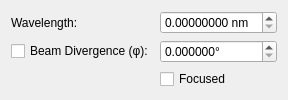
            <widget class="QWidget" name="pagePrimaryBeam">
             <layout class="QGridLayout" name="gridLayout_5">
              <item row="0" column="0">
               <widget class="QLabel" name="label_2">
                <property name="text">
                 <string>Wavelength:</string>
                </property>
               </widget>
              </item>
              <item row="0" column="1">
               <widget class="QDoubleSpinBox" name="doubleSpinBoxWavelength">
                <property name="toolTip">
                 <string>&lt;html&gt;&lt;head/&gt;&lt;body&gt;&lt;p&gt;&lt;span style=&quot; font-weight:700;&quot;&gt;Wavelength&lt;/span&gt;&lt;/p&gt;&lt;p&gt;The wavelength in nm.&lt;/p&gt;&lt;/body&gt;&lt;/html&gt;</string>
                </property>
                <property name="suffix">
                 <string> nm</string>
                </property>
                <property name="decimals">
                 <number>8</number>
                </property>
                <property name="maximum">
                 <double>10.000000000000000</double>
                </property>
                <property name="singleStep">
                 <double>0.001000000000000</double>
                </property>
               </widget>
              </item>
              <item row="1" column="0">
               <widget class="QCheckBox" name="checkBoxPhi">
                <property name="toolTip">
                 <string>Check to fit to support peaks</string>
                </property>
                <property name="text">
                 <string>Beam Divergence (φ):</string>
                </property>
               </widget>
              </item>
              <item row="1" column="1">
               <widget class="QDoubleSpinBox" name="doubleSpinBoxPhi">
                <property name="toolTip">
                 <string>&lt;html&gt;&lt;head/&gt;&lt;body&gt;&lt;p&gt;&lt;span style=&quot; font-weight:700;&quot;&gt;Beam divergence (&amp;phi;)&lt;/span&gt;&lt;/p&gt;&lt;p&gt;Divergence angle of the primary beam in degrees.&lt;/p&gt;&lt;/body&gt;&lt;/html&gt;</string>
                </property>
                <property name="suffix">
                 <string>°</string>
                </property>
                <property name="decimals">
                 <number>6</number>
                </property>
                <property name="minimum">
                 <double>0.000000000000000</double>
                </property>
                <property name="maximum">
                 <double>10.000000000000000</double>
                </property>
                <property name="singleStep">
                 <double>0.010000000000000</double>
                </property>
               </widget>
              </item>
              <item row="2" column="1">
               <widget class="QCheckBox" name="checkBoxPhiFocused">
                <property name="toolTip">
                 <string>&lt;html&gt;&lt;head/&gt;&lt;body&gt;&lt;p&gt;&lt;span style=&quot; font-weight:700;&quot;&gt;Focused beam&lt;/span&gt;&lt;/p&gt;&lt;p&gt;Primary beam is focused on the detector surface.&lt;/p&gt;&lt;/body&gt;&lt;/html&gt;</string>
                </property>
                <property name="text">
                 <string>Focused</string>
                </property>
               </widget>
              </item>
              <item row="3" column="0" colspan="2">
               <spacer name="verticalSpacer_4">
                <property name="orientation">
                 <enum>Qt::Orientation::Vertical</enum>
                </property>
                <property name="sizeHint" stdset="0">
                 <size>
                  <width>0</width>
                  <height>0</height>
                 </size>
                </property>
               </spacer>
              </item>
             </layout>
            </widget>
